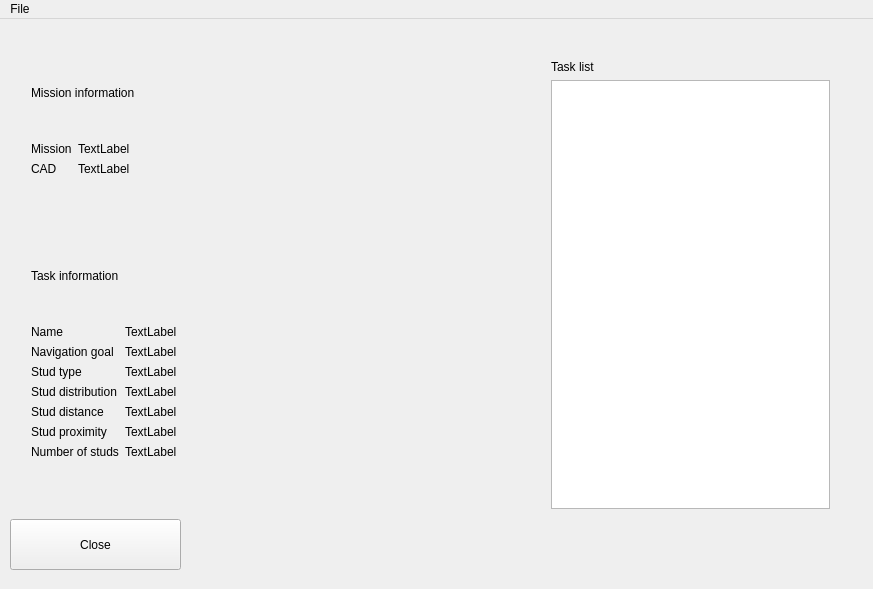
<?xml version="1.0" encoding="UTF-8"?>
<ui version="4.0">
 <class>MainWindow</class>
 <widget class="QMainWindow" name="MainWindow">
  <property name="geometry">
   <rect>
    <x>0</x>
    <y>0</y>
    <width>873</width>
    <height>589</height>
   </rect>
  </property>
  <property name="windowTitle">
   <string>MainWindow</string>
  </property>
  <widget class="QWidget" name="centralWidget">
   <widget class="QPushButton" name="closeButton">
    <property name="geometry">
     <rect>
      <x>10</x>
      <y>500</y>
      <width>171</width>
      <height>51</height>
     </rect>
    </property>
    <property name="text">
     <string>Close</string>
    </property>
   </widget>
   <widget class="QWidget" name="verticalLayoutWidget">
    <property name="geometry">
     <rect>
      <x>540</x>
      <y>30</y>
      <width>301</width>
      <height>471</height>
     </rect>
    </property>
    <layout class="QVBoxLayout" name="verticalLayout">
     <item>
      <widget class="QLabel" name="label">
       <property name="text">
        <string>Task list </string>
       </property>
      </widget>
     </item>
     <item>
      <widget class="QListView" name="taskList"/>
     </item>
    </layout>
   </widget>
   <widget class="QWidget" name="verticalLayoutWidget_2">
    <property name="geometry">
     <rect>
      <x>20</x>
      <y>20</y>
      <width>441</width>
      <height>431</height>
     </rect>
    </property>
    <layout class="QVBoxLayout" name="verticalLayout_2">
     <item>
      <widget class="QLabel" name="label_3">
       <property name="text">
        <string>Mission information</string>
       </property>
      </widget>
     </item>
     <item>
      <layout class="QFormLayout" name="formLayout">
       <item row="0" column="0">
        <widget class="QLabel" name="label_4">
         <property name="text">
          <string>Mission</string>
         </property>
        </widget>
       </item>
       <item row="0" column="1">
        <widget class="QLabel" name="mission_name">
         <property name="text">
          <string>TextLabel</string>
         </property>
        </widget>
       </item>
       <item row="1" column="0">
        <widget class="QLabel" name="label_6">
         <property name="text">
          <string>CAD</string>
         </property>
        </widget>
       </item>
       <item row="1" column="1">
        <widget class="QLabel" name="cad_ref">
         <property name="text">
          <string>TextLabel</string>
         </property>
        </widget>
       </item>
      </layout>
     </item>
     <item>
      <widget class="QLabel" name="label_2">
       <property name="text">
        <string>Task information</string>
       </property>
      </widget>
     </item>
     <item>
      <layout class="QFormLayout" name="task_params_layout">
       <item row="0" column="0">
        <widget class="QLabel" name="label_5">
         <property name="text">
          <string>Name</string>
         </property>
        </widget>
       </item>
       <item row="0" column="1">
        <widget class="QLabel" name="task_name_label">
         <property name="text">
          <string>TextLabel</string>
         </property>
        </widget>
       </item>
       <item row="2" column="0">
        <widget class="QLabel" name="label_8">
         <property name="text">
          <string>Stud type</string>
         </property>
        </widget>
       </item>
       <item row="2" column="1">
        <widget class="QLabel" name="stud_type_label">
         <property name="text">
          <string>TextLabel</string>
         </property>
        </widget>
       </item>
       <item row="3" column="0">
        <widget class="QLabel" name="label_7">
         <property name="text">
          <string>Stud distribution</string>
         </property>
        </widget>
       </item>
       <item row="3" column="1">
        <widget class="QLabel" name="stud_distribution_label">
         <property name="text">
          <string>TextLabel</string>
         </property>
        </widget>
       </item>
       <item row="4" column="0">
        <widget class="QLabel" name="label_9">
         <property name="text">
          <string>Stud distance</string>
         </property>
        </widget>
       </item>
       <item row="4" column="1">
        <widget class="QLabel" name="stud_dist_label">
         <property name="text">
          <string>TextLabel</string>
         </property>
        </widget>
       </item>
       <item row="5" column="0">
        <widget class="QLabel" name="label_11">
         <property name="text">
          <string>Stud proximity</string>
         </property>
        </widget>
       </item>
       <item row="5" column="1">
        <widget class="QLabel" name="stud_proximity_label">
         <property name="text">
          <string>TextLabel</string>
         </property>
        </widget>
       </item>
       <item row="6" column="0">
        <widget class="QLabel" name="label_10">
         <property name="text">
          <string>Number of studs</string>
         </property>
        </widget>
       </item>
       <item row="6" column="1">
        <widget class="QLabel" name="number_of_studs_label">
         <property name="text">
          <string>TextLabel</string>
         </property>
        </widget>
       </item>
       <item row="1" column="0">
        <widget class="QLabel" name="label_12">
         <property name="text">
          <string>Navigation goal</string>
         </property>
        </widget>
       </item>
       <item row="1" column="1">
        <widget class="QLabel" name="nav_goal_label">
         <property name="text">
          <string>TextLabel</string>
         </property>
        </widget>
       </item>
      </layout>
     </item>
    </layout>
   </widget>
  </widget>
  <widget class="QMenuBar" name="menuBar">
   <property name="enabled">
    <bool>true</bool>
   </property>
   <property name="geometry">
    <rect>
     <x>0</x>
     <y>0</y>
     <width>873</width>
     <height>23</height>
    </rect>
   </property>
   <widget class="QMenu" name="menuFile">
    <property name="title">
     <string>File</string>
    </property>
    <addaction name="separator"/>
    <addaction name="actionNew"/>
    <addaction name="actionLoad"/>
    <addaction name="actionSave"/>
    <addaction name="actionSave_As"/>
    <addaction name="separator"/>
    <addaction name="actionClose"/>
   </widget>
   <addaction name="menuFile"/>
  </widget>
  <action name="actionClose">
   <property name="text">
    <string>Close</string>
   </property>
   <property name="toolTip">
    <string extracomment="Closes the Device Handler">Close</string>
   </property>
   <property name="whatsThis">
    <string>Close</string>
   </property>
   <property name="autoRepeat">
    <bool>true</bool>
   </property>
  </action>
  <action name="actionNew">
   <property name="text">
    <string>New</string>
   </property>
  </action>
  <action name="actionSave">
   <property name="text">
    <string>Save</string>
   </property>
  </action>
  <action name="actionLoad">
   <property name="text">
    <string>Load</string>
   </property>
  </action>
  <action name="actionSave_As">
   <property name="text">
    <string>Save As</string>
   </property>
  </action>
 </widget>
 <layoutdefault spacing="6" margin="11"/>
 <resources/>
 <connections/>
</ui>
